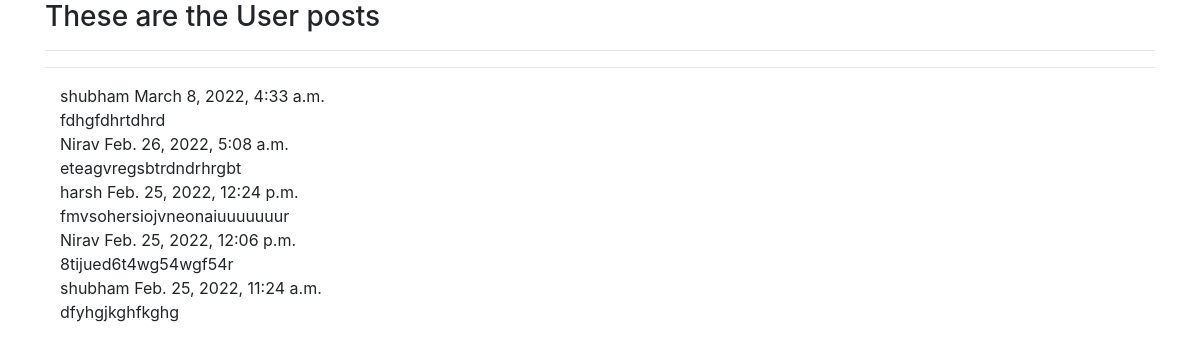
Page /Added_post on the earlier database version.
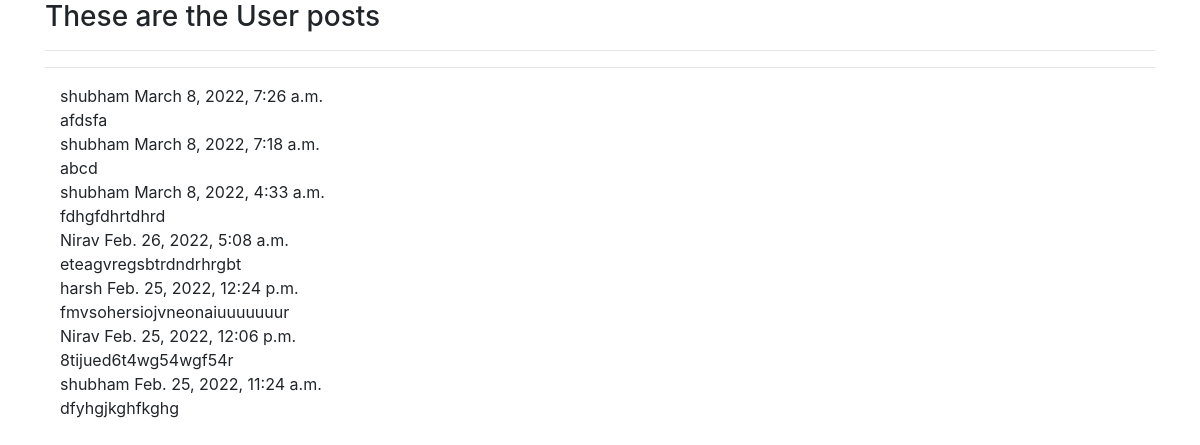
Same page on the later database version.
### post/models.py (models this page shows)
class Post(models.Model):
    user=models.ForeignKey(User,on_delete=models.CASCADE)
    last_update=models.DateTimeField(auto_now_add=True,null=True)
    description=models.TextField()

### post/views.py (the view)
# urls.py: path('Added_post',views.Added_post,name='Added_post'),
def Added_post(request):
    if request.method=="POST":
        vsr=request.user.id
        description=request.POST['txtArea']
        data_store=Post(user_id=vsr,description=description)
        data_store.save()
        return redirect('/Added_post')
    else:
        all_posts=Post.objects.all().order_by('-id')
        return render(request,"post/Added_post.html",{'all_posts':all_posts})

### post/templates/post/Added_post.html (shortened to what this page needs)
<!DOCTYPE html>
<html>
<head>
    <link rel="stylesheet" href="https://maxdn.bootstrapcdn.com/bootstrap/4.5.2/css/bootstrap.min.css">
</head>
<body>
    <div class="container">
        <form method="POST" action="/pass_comment">
            <h3>These are the User posts</h3> <hr> <hr>
            <div class="container">
            {% for user_post in all_posts %}
            <td name="user_post_id">{{user_post.user.username}}</td>
            <td name="user_post.last_update">{{user_post.last_update}}<br></td>
            <td>{{user_post.description}}<br></td>
            {% endfor %}
        </form>
    </div>
</body>
</html>

Differences in the rows shown:
added Post: user.username "shubham", last_update "March 8, 2022, 7:26 a.m.", description "afdsfa"
added Post: user.username "shubham", last_update "March 8, 2022, 7:18 a.m.", description "abcd"
